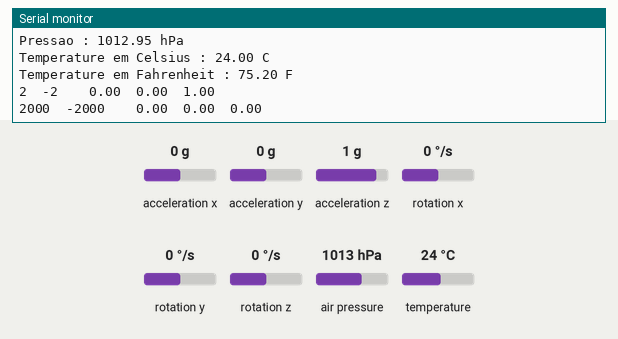
A sketch run on a simulated Arduino Uno, built with avr-gcc and run on an emulated ATmega328P. On the bench: the last lines printed to the serial monitor. Wiring (inferred from the names in the program): MPU-6050 motion sensor at I2C address 0x68; BMP180 pressure sensor at I2C address 0x77. The inputs (shaded band) are chosen by the test bench; at power-on: rotation x 0 °/s, air pressure 1013 hPa, acceleration x 0 g, rotation y 0 °/s, temperature 24 °C, acceleration y 0 g, acceleration z 1 g, rotation z 0 °/s. Storage starts empty.

Above: at 2.0 s.
2.1 s: rotation x set to -192 °/s
At 2.39 s:
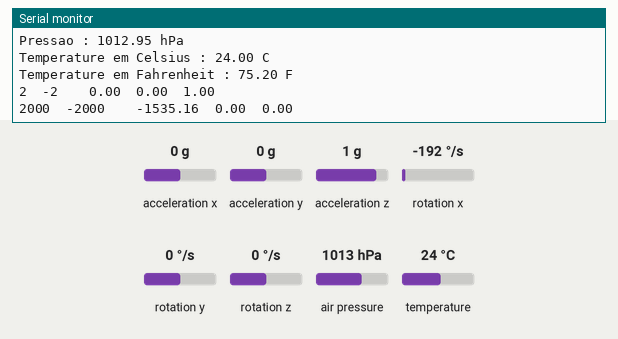
5.1 s: air pressure set to 1048 hPa
8.1 s: acceleration x set to -1.4 g
At 8.55 s:
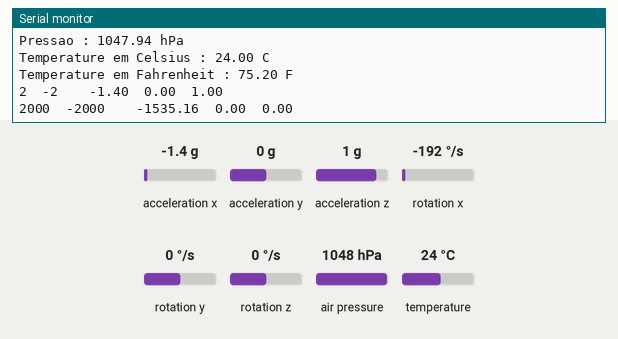
9.6 s: rotation y set to -192 °/s
At 9.85 s:
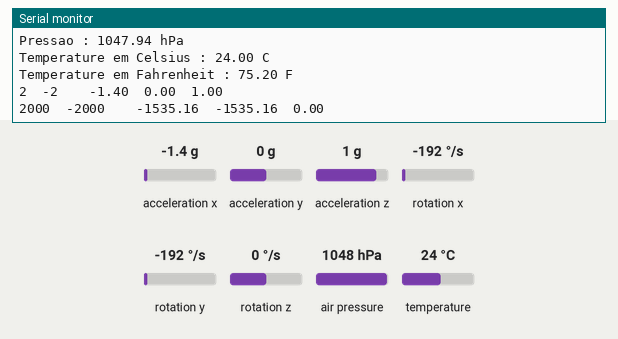
12.6 s: temperature set to 41 °C
At 13.11 s:
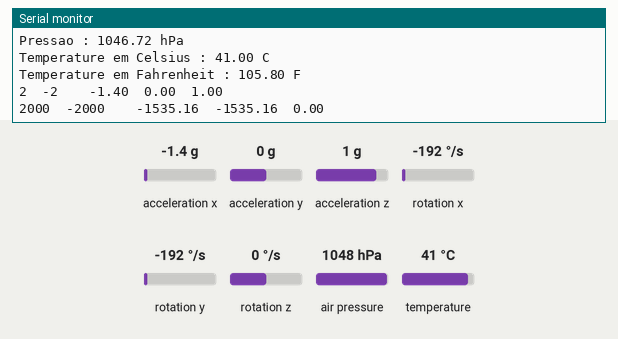
Timing chart, 0 to 15.6 s (numbered marks = the images above; inputs shaded):
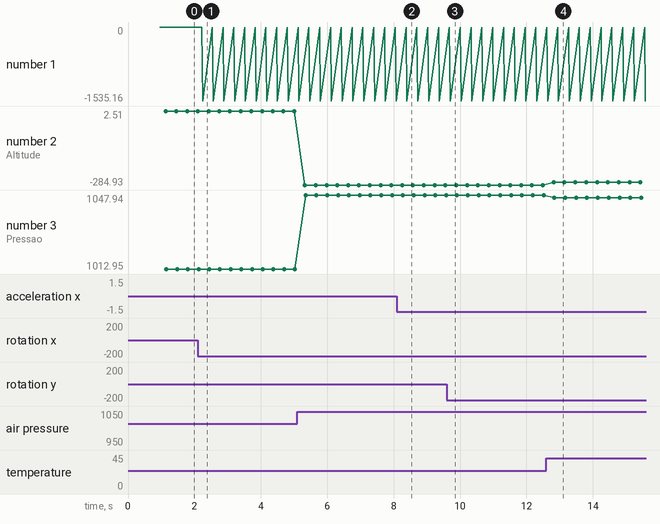

The sketch:

Dados_MPU_E_BMP.ino
```cpp
//------- CÓDIGO LEITURA MPU-6052, BMP-180 E SALVAMENTO EM CARTÃO SD -------------
//Autores: Guilherme Rossin e Paulo Ricardo Bueno

//----------------------------------------------------------------------------------

//Carrega Bibliotecas
#include <Wire.h>
#include <SD.h>

//Endereco I2C do MPU6050
const int MPU=0x68;
// Endereço I2C do BMP180
#define Addr 0x77

//Variaveis para armazenar valores para o MPU-6050
int AcX,AcY,AcZ,Tmp,GyX,GyY,GyZ;
 double AX;
 double AY;
 double AZ;

 double GX;
 double GY;
 double GZ;

//Variaveis utilizadas para o BMP180
int coff[11] = {0};
unsigned int AC4 = 0, AC5 = 0, AC6 = 0;
unsigned int data[3] = {0};

//Variaveis utlizadas no Cartão SD
Sd2Card SDcard;
SdVolume volume;

//Pino do arduino conectado ao pino CS do módulo
const int chipSelect = 4;

//----------------------------------------------------------------------------------

void setup()
{
  //Inicializa a comunicação I2C
  Serial.begin(9600);
  Wire.begin();

  //Inicializa o MPU-6050
  Wire.beginTransmission(MPU);
  Wire.write(0x6B);
  Wire.write(0);
  Wire.endTransmission(true);

  //Inicializa o BMP180
   for (int i = 0; i < 11; i++)
  {
    // Inicializa a  I2C Transmissão
    Wire.beginTransmission(Addr);
    // Seleciona registro de dados
    Wire.write((170 + (2 * i)));
    // Para I2C Transmissão
    Wire.endTransmission(true);

    // Requisita 2 bytes de dados
    Wire.requestFrom(Addr, 2);

    // Leitura 2 bytes de dados
    if (Wire.available() == 2)
    {
      data[0] = Wire.read();
      data[1] = Wire.read();
    }

    delay(50);
    coff[i] = data[0] * 256 + data[1];
    if ((coff[i] > 32767) && (i != 3) && (i != 4) && (i != 5))
    {
      coff[i] -= 65536;
    }
  }
  AC4 = coff[3];
  AC5 = coff[4];
  AC6 = coff[5];
  delay(300);

  //Inicia a comunicação com o módulo SD
  if (!SD.begin(chipSelect))
  {
    Serial.println("Falha ao acessar o cartao !");
    Serial.println("Verifique o cartao/conexoes e reinicie o Arduino...");
    return;
  }
  Serial.println("Cartao iniciado corretamente !");
  Serial.println("Aguardando o inicio das medicoes...");
  Serial.println();
}

//----------------------------------------------------------------------------------

double ConverteScale(double xmax, double xmin,double x,double ymax, double ymin){
  double y;
  y = ymax - (xmax - x)*(ymax-ymin)/(xmax-xmin);
  return y;
  }

//----------------------------------------------------------------------------------
  void loop()
{

  //Aquisição dados do MPU-6050
  Wire.beginTransmission(MPU);
  Wire.write(0x3B);  // starting with register 0x3B (ACCEL_XOUT_H)
  Wire.endTransmission(false);
  //Solicita os dados do sensor
  Wire.requestFrom(MPU,14,true);
  //Armazena o valor dos sensores nas variaveis correspondentes
  AcX=Wire.read()<<8|Wire.read();  //0x3B (ACCEL_XOUT_H) & 0x3C (ACCEL_XOUT_L)
  AcY=Wire.read()<<8|Wire.read();  //0x3D (ACCEL_YOUT_H) & 0x3E (ACCEL_YOUT_L)
  AcZ=Wire.read()<<8|Wire.read();  //0x3F (ACCEL_ZOUT_H) & 0x40 (ACCEL_ZOUT_L)
  Tmp=Wire.read()<<8|Wire.read();  //0x41 (TEMP_OUT_H) & 0x42 (TEMP_OUT_L)
  GyX=Wire.read()<<8|Wire.read();  //0x43 (GYRO_XOUT_H) & 0x44 (GYRO_XOUT_L)
  GyY=Wire.read()<<8|Wire.read();  //0x45 (GYRO_YOUT_H) & 0x46 (GYRO_YOUT_L)
  GyZ=Wire.read()<<8|Wire.read();  //0x47 (GYRO_ZOUT_H) & 0x48 (GYRO_ZOUT_L)

  //Envia valor X do acelerometro para a serial e o LCD

    AX = ConverteScale(32768.00, -32768.00, (double) AcX, 2.0,-2.0);
    AY = ConverteScale(32768.00, -32768.00, (double) AcY, 2.0,-2.0);
    AZ = ConverteScale(32768.00, -32768.00, (double) AcZ, 2.0,-2.0);

    GX = ConverteScale(32768.00, -32768.00, (double) GyX, 2000,-2000);
    GY = ConverteScale(32768.00, -32768.00, (double) GyY, 2000,-2000);
    GZ = ConverteScale(32768.00, -32768.00, (double) GyZ, 2000,-2000);

  Serial.print("2\t-2\t");Serial.print("\t");
  Serial.print(AX);Serial.print("\t");
  Serial.print(AY);Serial.print("\t");
  Serial.println(AZ);

  Serial.print("2000\t-2000\t");Serial.print("\t");
  Serial.print(GX);Serial.print("\t");
  Serial.print(GY);Serial.print("\t");
  Serial.println(GZ);


  //Aquisição dados BMP180
  //Inicio da transmissão I2C
  Wire.beginTransmission(Addr);
  // Seleção do registro de controle de medição
  Wire.write(0xF4);
  // Ativar medição de temperatura
  Wire.write(0x2E);
  // Para transmissão I2C
  Wire.endTransmission();
  delay(100);

  // Inicio da transmissão I2C
  Wire.beginTransmission(Addr);
  // Seleão do registro de dados
  Wire.write(0xF6);
  // Para transmissão I2C
  Wire.endTransmission();

  // Requisita 2 bytes de dados
  Wire.requestFrom(Addr, 2);

  // Leitura dos 2 bytes de dados
  // temp msb, temp lsb
  if (Wire.available() == 2)
  {
    data[0] = Wire.read();
    data[1] = Wire.read();
  }

  // Converção de dados
  float temp = ((data[0] * 256.0) + data[1]);

  // Inicia I2C Transmissão
  Wire.beginTransmission(Addr);
  // Seleção do registro de controle de medição
  Wire.write(0xF4);
  // Ativar medição de pressão, OSS = 1
  Wire.write(0x74);
  // Para I2C Transmissão
  Wire.endTransmission();
  delay(100);

  // Inicia I2C Transmissão
  Wire.beginTransmission(Addr);
  // Seleção do registro de controle de medição
  Wire.write(0xF6);
  // Para I2C Transmissão
  Wire.endTransmission();
  // Requisita 3 bytes de dados
  Wire.requestFrom(Addr, 3);

  // Leitura dos 3 bytes de dados
  // pres msb1, pres msb, pres lsb
  if (Wire.available() == 3)
  {
    data[0] = Wire.read();
    data[1] = Wire.read();
    data[2] = Wire.read();
  }

  // Converção de dados
  long long pres = (((long long)data[0] * (long long)65536) + ((long)data[1] * 256) + data[2]) / 128;

  // Calibração de temperatura
  double X1 = (temp - AC6) * AC5 / 32768.0;
  double X2 = ((double)coff[9] * 2048.0) / (X1 + coff[10]);
  double B5 = X1 + X2;
  float cTemp = ((B5 + 8.0) / 16.0) / 10.0;
  float fTemp = cTemp * 1.8 + 32;

  // Calibração da pressão
  double B6 = B5 - 4000;
  X1 = (coff[7] * ((long)B6 * (long)B6 / 4096.0)) / 2048.0;
  X2 = coff[1] * B6 / 2048.0;
  double X3 = X1 + X2;
  double B3 = (((coff[0] * 4 + X3) * 2) + 2) / 4.0;
  X1 = coff[2] * B6 / 8192.0;
  X2 = (coff[6] * ((long)B6 * (long)B6 / 2048.0)) / 65536.0;
  X3 = ((X1 + X2) + 2) / 4.0;
  double B4 = AC4 * (X3 + 32768) / 32768.0;
  long long B7 = (((unsigned long long )pres - (unsigned long long )B3) * ((unsigned long long )25000.0));
  float pressure = 0.0;
  if (B7 < 2147483648)
  {
    pressure = (B7 * 2) / B4;
  }
  else
  {
    pressure = (B7 / B4) * 2;
  }
  X1 = (pressure / 256.0) * (pressure / 256.0);
  X1 = (X1 * 3038.0) / 65536.0;
  X2 = ((-7357) * pressure) / 65536.0;
  pressure = (pressure + (X1 + X2 + 3791) / 16.0) / 100;

  // Calculo da altidute
  float height = 44330 * (1 - pow((pressure / 1013.25), 0.1903));

  // Output do serial monitor
  Serial.print("Altitude : ");
  Serial.print(height);
  Serial.println(" m");
  Serial.print("Pressao : ");
  Serial.print(pressure);
  Serial.println(" hPa");
  Serial.print("Temperature em Celsius : ");
  Serial.print(cTemp);
  Serial.println(" C");
  Serial.print("Temperature em Fahrenheit : ");
  Serial.print(fTemp);
  Serial.println(" F");

  //Abre o arquivo.txt do cartão SD
  File datafile = SD.open("dadosMPU/BMP.txt", FILE_WRITE);
  //Grava os dados no arquivo
  if(datafile)
  {
    datafile.print(AX);
    datafile.print(" ");
    datafile.print(AY);
    datafile.print(" ");
    datafile.print(AZ);
    datafile.print(" ");
    datafile.print(GX);
    datafile.print(" ");
    datafile.print(GY);
    datafile.print(" ");
    datafile.print(GZ);
    datafile.print(" ");
    datafile.print(height);
    datafile.print(" ");
    datafile.print(pressure);
    datafile.print(" ");
    datafile.println(cTemp);
    datafile.close();
  }
  else
  {
    //Mensagem de erro para a abertura do arquivo
    Serial.println("Erro ao abrir dadosMPU/BMP.txt !");
  }
  delay(50);
}
```

Measured:
- after the input at 2.1 s, the serial monitor: prints a new line after 0.14 s (image 1)
- after the input at 8.1 s, the serial monitor: prints a new line after 0.28 s (image 2)
- after the input at 9.6 s, the serial monitor: prints a new line after 0.10 s (image 3)
- after the input at 12.6 s, the serial monitor: prints a new line after 0.22 s (image 4)
- plotted number 1: 0 → -1535.16 after the input at 2.1 s
- plotted number 2: 2.51 → -284.93 after the input at 5.1 s, -284.93 → -275.03 after the input at 12.6 s
- plotted number 3: 1012.95 → 1047.94 after the input at 5.1 s, 1047.94 → 1046.72 after the input at 12.6 s
